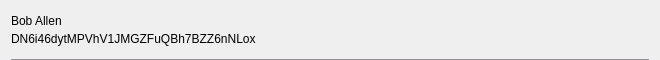
<?xml version="1.0" encoding="UTF-8"?>
<ui version="4.0">
 <class>ContactDropdownRow</class>
 <widget class="QWidget" name="ContactDropdownRow">
  <property name="geometry">
   <rect>
    <x>0</x>
    <y>0</y>
    <width>660</width>
    <height>60</height>
   </rect>
  </property>
  <property name="minimumSize">
   <size>
    <width>0</width>
    <height>60</height>
   </size>
  </property>
  <property name="windowTitle">
   <string>Form</string>
  </property>
  <layout class="QVBoxLayout" name="verticalLayout">
   <property name="spacing">
    <number>0</number>
   </property>
   <property name="topMargin">
    <number>0</number>
   </property>
   <property name="bottomMargin">
    <number>0</number>
   </property>
   <item>
    <widget class="QWidget" name="rowContainer" native="true">
     <property name="styleSheet">
      <string notr="true"/>
     </property>
     <layout class="QHBoxLayout" name="horizontalLayout">
      <property name="spacing">
       <number>0</number>
      </property>
      <property name="leftMargin">
       <number>0</number>
      </property>
      <property name="topMargin">
       <number>0</number>
      </property>
      <property name="rightMargin">
       <number>0</number>
      </property>
      <property name="bottomMargin">
       <number>0</number>
      </property>
      <item>
       <layout class="QVBoxLayout" name="verticalLayout_2">
        <property name="spacing">
         <number>0</number>
        </property>
        <property name="topMargin">
         <number>12</number>
        </property>
        <property name="bottomMargin">
         <number>12</number>
        </property>
        <item>
         <widget class="QLabel" name="lblLabel">
          <property name="styleSheet">
           <string notr="true"/>
          </property>
          <property name="text">
           <string>Bob Allen</string>
          </property>
         </widget>
        </item>
        <item>
         <widget class="QLabel" name="lblAddress">
          <property name="styleSheet">
           <string notr="true"/>
          </property>
          <property name="text">
           <string>DN6i46dytMPVhV1JMGZFuQBh7BZZ6nNLox</string>
          </property>
         </widget>
        </item>
       </layout>
      </item>
     </layout>
    </widget>
   </item>
   <item>
    <widget class="QLabel" name="lblDivisory">
     <property name="minimumSize">
      <size>
       <width>0</width>
       <height>1</height>
      </size>
     </property>
     <property name="maximumSize">
      <size>
       <width>16777215</width>
       <height>1</height>
      </size>
     </property>
     <property name="styleSheet">
      <string notr="true">background-color:#908c96;</string>
     </property>
     <property name="text">
      <string/>
     </property>
     <property name="alignment">
      <set>Qt::AlignBottom|Qt::AlignLeading|Qt::AlignLeft</set>
     </property>
    </widget>
   </item>
  </layout>
 </widget>
 <resources/>
 <connections/>
</ui>
